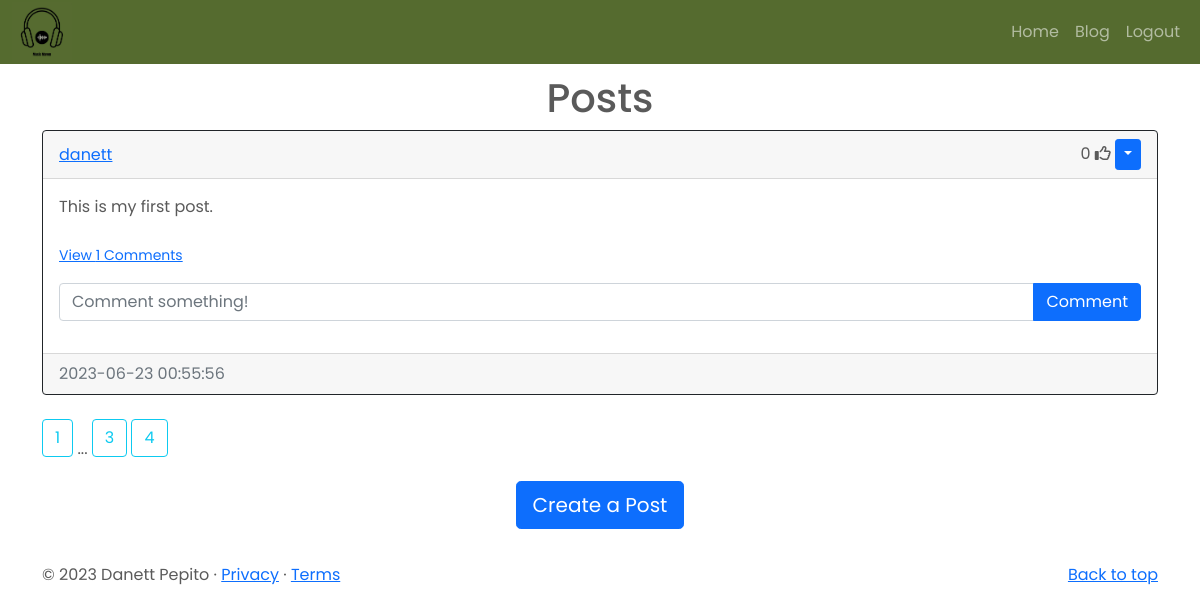
Page /blog?page=4 (signed in) on the committed database.
### website/models.py (models this page shows)
class Post(db.Model):
    id = db.Column(db.Integer, primary_key=True)
    text = db.Column(db.Text, nullable=False)
    date_created = db.Column(db.DateTime(timezone=True), default=func.now())
    author = db.Column(db.Integer, db.ForeignKey(
        'user.id', ondelete="CASCADE"), nullable=False)  # Foreign key referencing the User who authored the post
    comments = db.relationship('Comment', backref='post', passive_deletes=True)
    likes = db.relationship('Like', backref='post', passive_deletes=True)

class User(db.Model, UserMixin):
    id = db.Column(db.Integer, primary_key=True)
    email = db.Column(db.String(150), unique=True)
    username = db.Column(db.String(150), unique=True)
    password = db.Column(db.String(150))
    date_created = db.Column(db.DateTime(timezone=True), default=func.now())
    posts = db.relationship('Post', backref='user', passive_deletes=True)
    comments = db.relationship('Comment', backref='user', passive_deletes=True)
    likes = db.relationship('Like', backref='user', passive_deletes=True)

### website/views.py (the view)
@views.route("/blog")
@login_required
def blog():
    page = request.args.get('page', 1, type=int)
    posts = Post.query.order_by(Post.date_created.desc()).paginate(page=page, per_page=4)
    return render_template("blog.html", user=current_user, posts=posts)

### website/__init__.py (called while the page is built)
def create_app():
    app = Flask(__name__) # Create a Flask application instance
    app.config['SECRET_KEY'] = "helloworld"
    app.config['SQLALCHEMY_DATABASE_URI'] = f'sqlite:///{DB_NAME}'
    db.init_app(app)
    from .views import views # (Relative) import inside the python package
    from .auth import auth
    app.register_blueprint(views, url_prefix="/") # Register the views Blueprint with the application
    app.register_blueprint(auth, url_prefix="/")
    from .models import User, Post, Comment, Like
    with app.app_context():
        db.create_all()
        print("Created Database!")
    login_manager = LoginManager()
    login_manager.login_view = "auth.login" # Redirects to Login page
    login_manager.init_app(app)
    @login_manager.user_loader
    def load_user(id):
        return User.query.get(int(id))
    return app # Return the created application instance

### website/templates/blog.html
{% extends "posts_div.html" %} {% block title %}Blog{% endblock %}

### website/templates/posts_div.html (shortened to what this page needs)
{% extends "base.html" %} {% block title %}Home{% endblock %} {% block content
%}
<h1 align="center">{% block header %}Posts{% endblock %}</h1>
<div id="posts">
  {% for post in posts %}
  <div class="card border-dark">
    <div class="card-header d-flex justify-content-between align-items-center">
      <a href="/posts/{{post.user.username}}">{{post.user.username}}</a>
      <div>
        <span id="likes-count-{{post.id}}">
        {{ post.likes|length }}</span>
        {% if user.id in post.likes|map(attribute="author")|list %}
        <i
          class="fas fa-thumbs-up"
          id="like-button-{{post.id}}"
          onclick="like({{post.id}})"
        ></i>
        {% else %}
        <i
          class="far fa-thumbs-up"
          id="like-button-{{post.id}}"
          onclick="like({{post.id}})"
        ></i>
        {% endif %} {% if user.id == post.author %}
        <div class="btn-group">
          <button
            type="button"
            class="btn btn-sm btn-primary dropdown-toggle"
            data-bs-toggle="dropdown"
          ></button>
      </div>
      {% endif %}
      </div>
    </div>
    <div class="card-body">
      <div class="card-text">{{post.text}}</div>
      <br />
      <p class="card-text">
        {% if post.comments|length > 0 %}
        <a data-bs-toggle="collapse" href="#comments-{{post.id}}" role="button">
          <small>View {{post.comments|length}} Comments</small>
        </a>
        {% else %}
        <small class="text-muted">No Comments</small>
        {% endif %}
      </p>
      <form
        class="input-group mb-3"
        method="POST"
        action="/create-comment/{{post.id}}"
      >
        <input
          type="text"
          id="text"
          name="text"
          class="form-control"
          placeholder="Comment something!"
        />
        <button type="submit" class="btn btn-primary">Comment</button>
      </form>
    </div>
    <div class="card-footer text-muted">{{post.date_created}}</div>
  </div>
  <br /> {% endfor %}
</div>
{% for page_num in posts.iter_pages(left_edge=1, right_edge=1, left_current=1, right_current=2) %}
{% if page_num %}
  {% if posts.page == page_num %}
    <a class="btn btn-outline-info mb-4" href="{{ url_for('views.blog', page=page_num)}}">{{ page_num }}</a>
  {% else %}
    <a class="btn btn-outline-info mb-4" href="{{ url_for('views.blog', page=page_num)}}">{{ page_num }}</a>
  {% endif %}
{% else %}
  ...
{% endif %}
{% endfor %}
{% block footer %}
<div align="center">
  <a href="/create-post"
    ><button type="button" class="btn btn-primary btn-lg">
      Create a Post
    </button></a
  >
</div>
<br />
  {% endblock %} {% endblock %}

### website/static/styles.css (style rules this page uses)
body { color: #5a5a5a; font-family: 'Montserrat', sans-serif; font-family: 'Poppins', sans-serif; }

### rows in the picture
Post: user.username "danett", likes|length "0", text "This is my first post.", comments|length "1", date_created "2023-06-23 00:55:56"

### other values in the picture
{{ page_num }} "1" "3"
{{ page_num }} "4"
